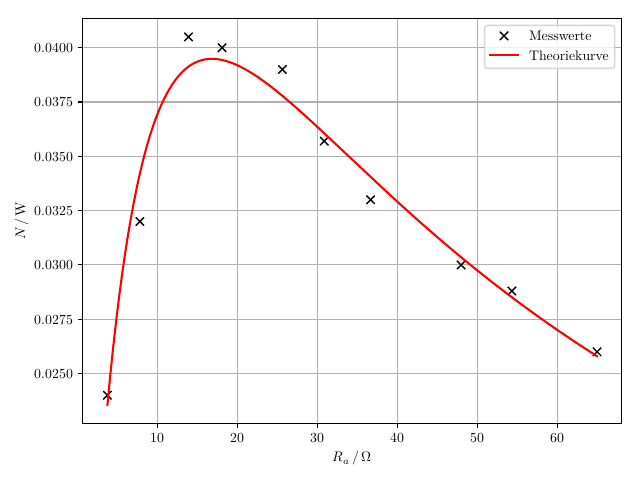

Reproduce this figure in Python.
import matplotlib as mpl
mpl.use('pgf')
import numpy as np
from scipy.optimize import curve_fit
import matplotlib.pyplot as plt
mpl.rcParams.update({
'font.family': 'serif',
'text.usetex': True,
'pgf.rcfonts': False,
'pgf.texsystem': 'lualatex',
'pgf.preamble': r'\usepackage{unicode-math}\usepackage{siunitx}',
})

y, x = np.genfromtxt('data5.txt', unpack=True)

x_plot = np.linspace(3.75, 65, 10000)

y_plot = x_plot*1.63**2/(x_plot + 16.82)**2


plt.plot(x, y, r'kx', label='Messwerte')
plt.plot(x_plot, y_plot, 'r-', label='Theoriekurve')
plt.legend()
plt.grid()
plt.ylabel(r'$N \, / \, \si{\watt}$')
plt.xlabel(r'$R_a \, / \, \si{\ohm}$')
plt.tight_layout()
plt.savefig('plot5.pdf')
print(x*1.63**2/(x + 16.82)**2)
